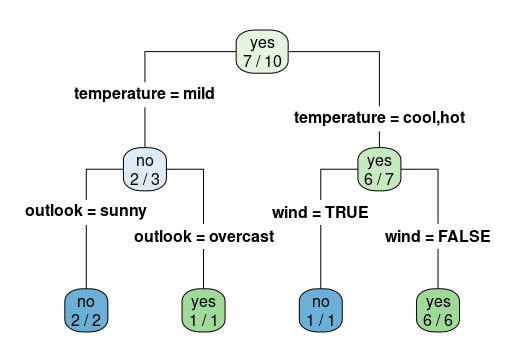

Generate this figure with R:
"
Q. Demonstrate Decision Tree Classification
"

install.packages("rpart.plot")
install.packages("rpart")
library("rpart")
library("rpart.plot")
play <- c('yes', 'no','yes', 'no', 'yes', 'yes', 'yes', 'yes','yes', 'no')
outlook <- c('rainy', 'rainy', 'overcast', 'sunny','rainy','sunny', 'rainy', 'sunny', 'overcast','sunny') 
temperature <- c('cool','cool', 'hot', 'mild', 'cool', 'cool', 'cool','hot', 'mild','mild')
humidity <- c('normal', 'normal', 'high', 'high','normal', 'normal','normal', 'normal', 'high', 'high' ) 
wind <- c('FALSE', 'TRUE', 'FALSE', 'FALSE', 'FALSE','FALSE', 'FALSE','FALSE', 'TRUE','TRUE')
play_decision <- data.frame(play, outlook, temperature, humidity, wind)
play_decision
str(play_decision)
summary(play_decision)
fit=rpart(play~outlook+temperature+humidity+wind,method="class",data=play_decision,control=rpart.control(minsplit=1),
          parms=list(split='information'))
fit
str(fit)
rpart.plot(fit,type=4,extra=1)
rpart.plot(fit,type=4,extra=2,clip.right.labs=FALSE,varlen=0,faclen=0)
